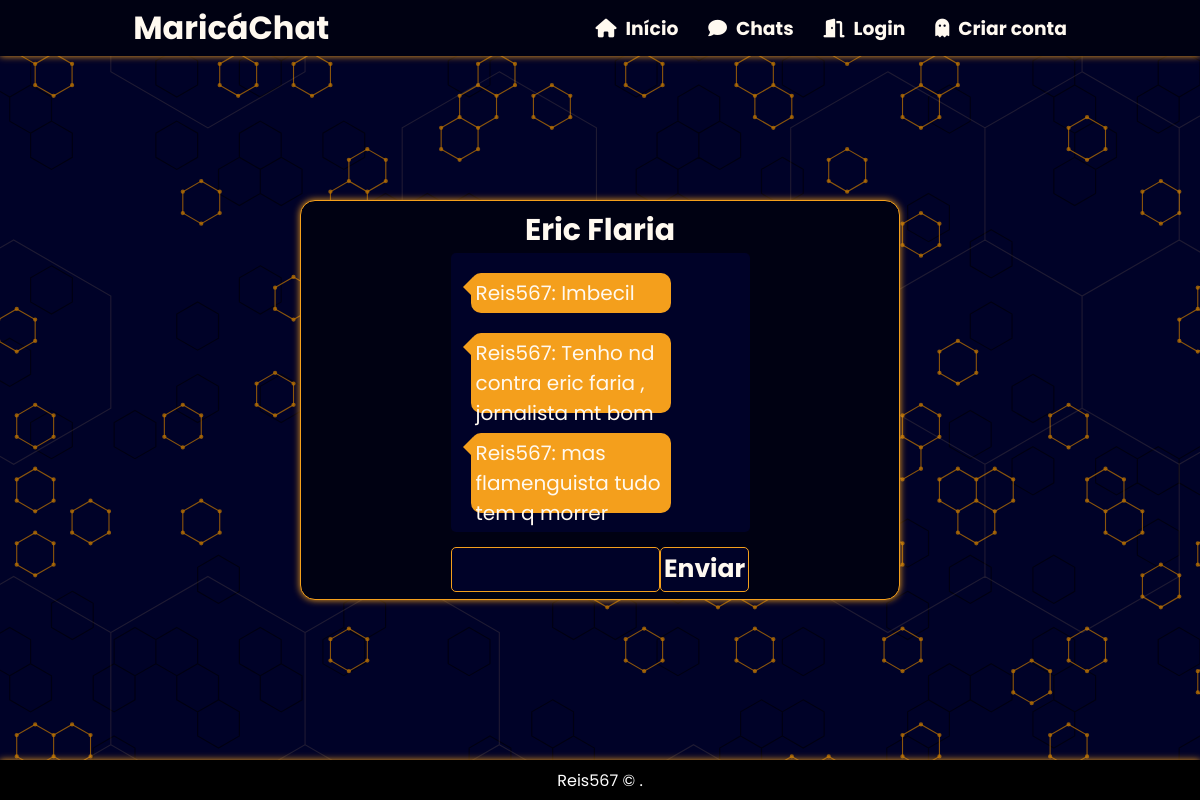
Page /chat/room/ericflaria/ on the earlier database version.
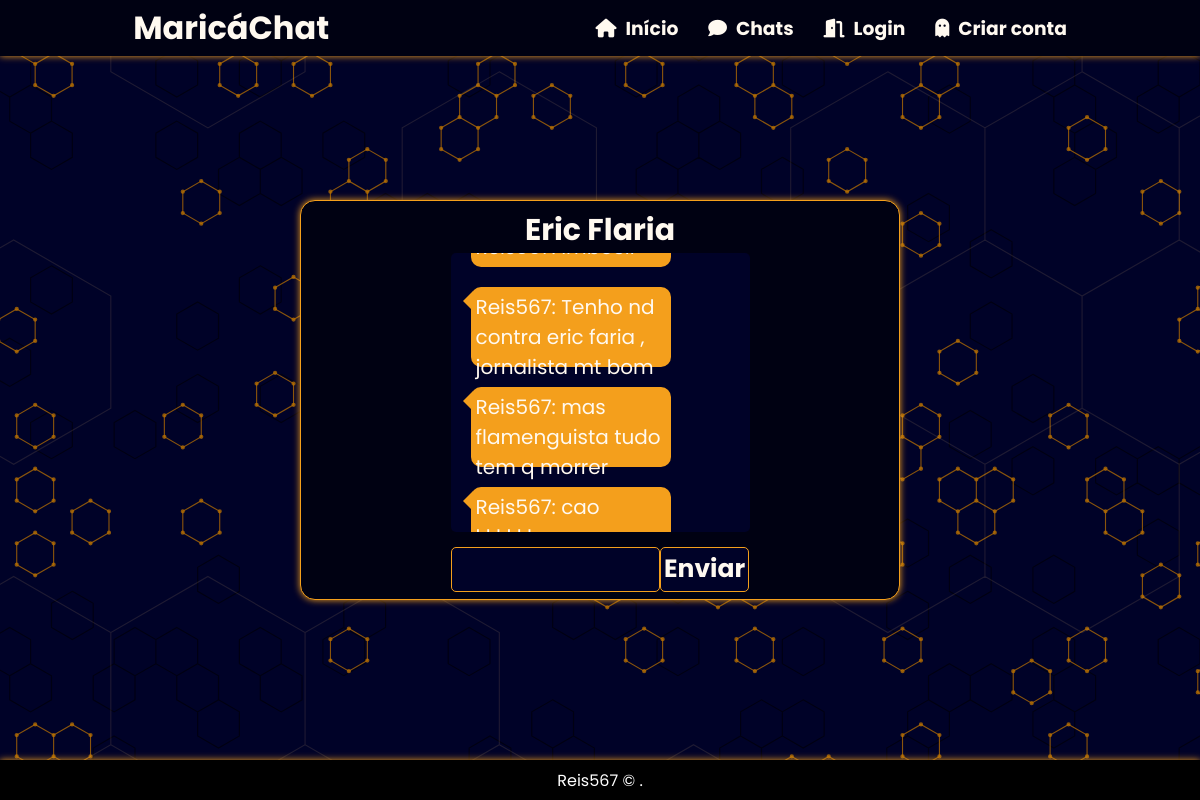
Same page on the later database version.
### chat/models.py (models this page shows)
class Message(models.Model):
    class Meta:
        verbose_name = 'Mensagem'
        verbose_name_plural = 'Mensagens'
    content = models.TextField()
    user = models.ForeignKey(User, on_delete=models.CASCADE)
    room = models.ForeignKey(Room, on_delete=models.CASCADE)
    created_on = models.DateTimeField(auto_now_add=True)
    def __str__(self):
        return f'{self.user.username}: {self.content}'  # Retorna o nome do usuário e o conteúdo da mensagem

### chat/views.py (the view)
# urls.py: path('room/<str:slug>/',views.room, name='room'),
def room(request, slug):
    try:
        room_name = Room.objects.get(slug=slug).name
        messages = Message.objects.filter(room=Room.objects.get(slug=slug))
    except Room.DoesNotExist:
        return HttpResponse("A sala não existe.", status=404)
    return render(request,
                  "room.html",
            {
                "room_name":room_name,
                "slug":slug,
                'messages':messages})

### templates/room.html (shortened to what this page needs)
{% extends "base.html" %}
{% block content %}
<section class="chat_room">
      <div class="chat_room-content">
            <div class="chat_room-title">
                  <h1>{{ room_name }}</h1>
            </div>
            <div class="chat_room-messages" id="id_chat_item_container" style="font-size: 20px">
                {% if messages %}
                    {% for message in messages %}
                        <span class="{% if message.user.username == request.user.username %}chat_room-balao-eu{% else %}chat_room-balao-ele{% endif %}">
                          {{message}}
                        </span>
                    {% endfor %}
                {% endif %}
            </div>
            <div class="chat_room-actions">
                  <input type="text" id="id_message_send_input" />
                  <button type="submit" id="id_message_send_button">Enviar</button>
            </div>
      </div>
</section>
{% endblock %}

Differences in the rows shown:
added Message: user+content "Reis567: cao…"
